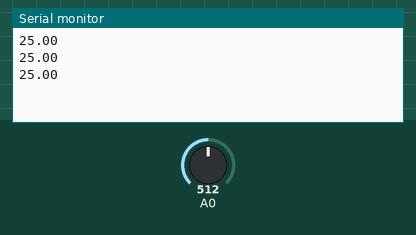
This sketch was run on a simulated Arduino Uno, built with avr-gcc and run on an emulated ATmega328P. Shown: the last lines printed to the serial monitor. Inputs (shaded band) come from the test bench; at power-on: A0 = 512.

Above: at 1.3 s.
1.4 s: A0 set to 0
At 1.9 s:
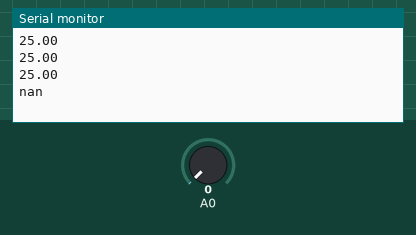
3.5 s: A0 set to 122
At 3.9 s:
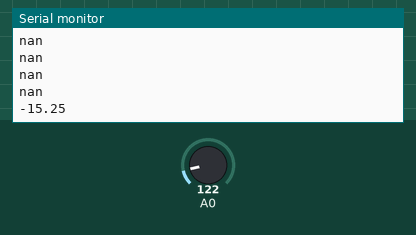

The sketch:

08_NTC.ino
```cpp
/*
   NTC Sıcaklık Sensörü

  1 adet 10kΩ NTC
  1 adet 10kΩ direnç

*/

double sicaklik;

void setup()
{
  Serial.begin(9600);
}

void loop()
{
  int deger;
  double sicaklik;

  deger = analogRead(A0);

  sicaklik = log(((10240000 / deger) - 10000));
  sicaklik = 1 / (0.001129148 + (0.000234125 + (0.0000000876741 * sicaklik * sicaklik )) * sicaklik );
  sicaklik = sicaklik - 273.15;

  Serial.println(sicaklik);
  delay(500);
}
```

Measured:
- after the input at 1.4 s, the serial monitor: prints a new line after 0.10 s (image 1)
- after the input at 3.5 s, the serial monitor: prints a new line at once (image 2)
